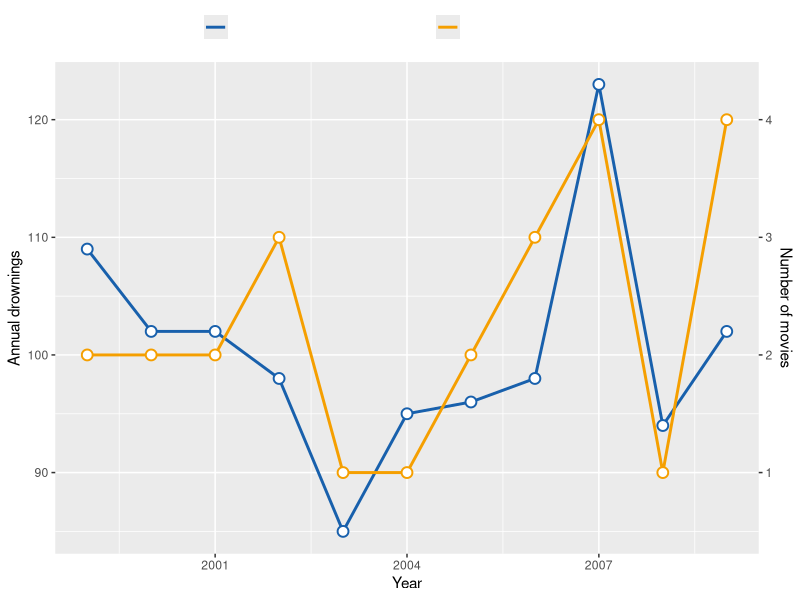

Generate this figure with R:
## ---- chunk 1
#| fig-cap: Spurious correlation
#| label: fig-spur
#| fig-height: 3.5

library(ggplot2)
colors <- c("Drownings in swimming pool (USA)" = "#1860ac", "Movies starring Nick Cage" = "#f59f00")
coef = 10
shift = 80

data = tibble::tibble(
  Year = 1999:2009,
  deaths = c(109, 102, 102, 98, 85, 95, 96, 98, 123, 94, 102),
  movies = c(2, 2, 2, 3, 1, 1, 2, 3, 4, 1, 4)
)

data |>
  ggplot(aes(x = Year, y = deaths)) +
  geom_line(aes(colour="Drownings in swimming pool (USA)"), lwd=1) +
  geom_point(size = 3, shape = 21, colour="#1860ac", fill="white", stroke = 1) +
  geom_line(aes(y = movies * coef + shift, colour="Movies starring Nick Cage"), lwd=1) +
  geom_point(aes(y = movies * coef + shift), size = 3, shape = 21, colour="#f59f00", fill="white", stroke = 1) +
  labs(colour = "Legend") +
  scale_y_continuous(
    name = "Annual drownings",
    sec.axis = sec_axis(~(. - shift) / coef, name="Number of movies")
  ) +
  scale_color_manual(values = colors) +
  theme(legend.position="top", 
    legend.text=element_text(colour = "white"),
    legend.background=element_blank(),
    legend.title = element_blank())

